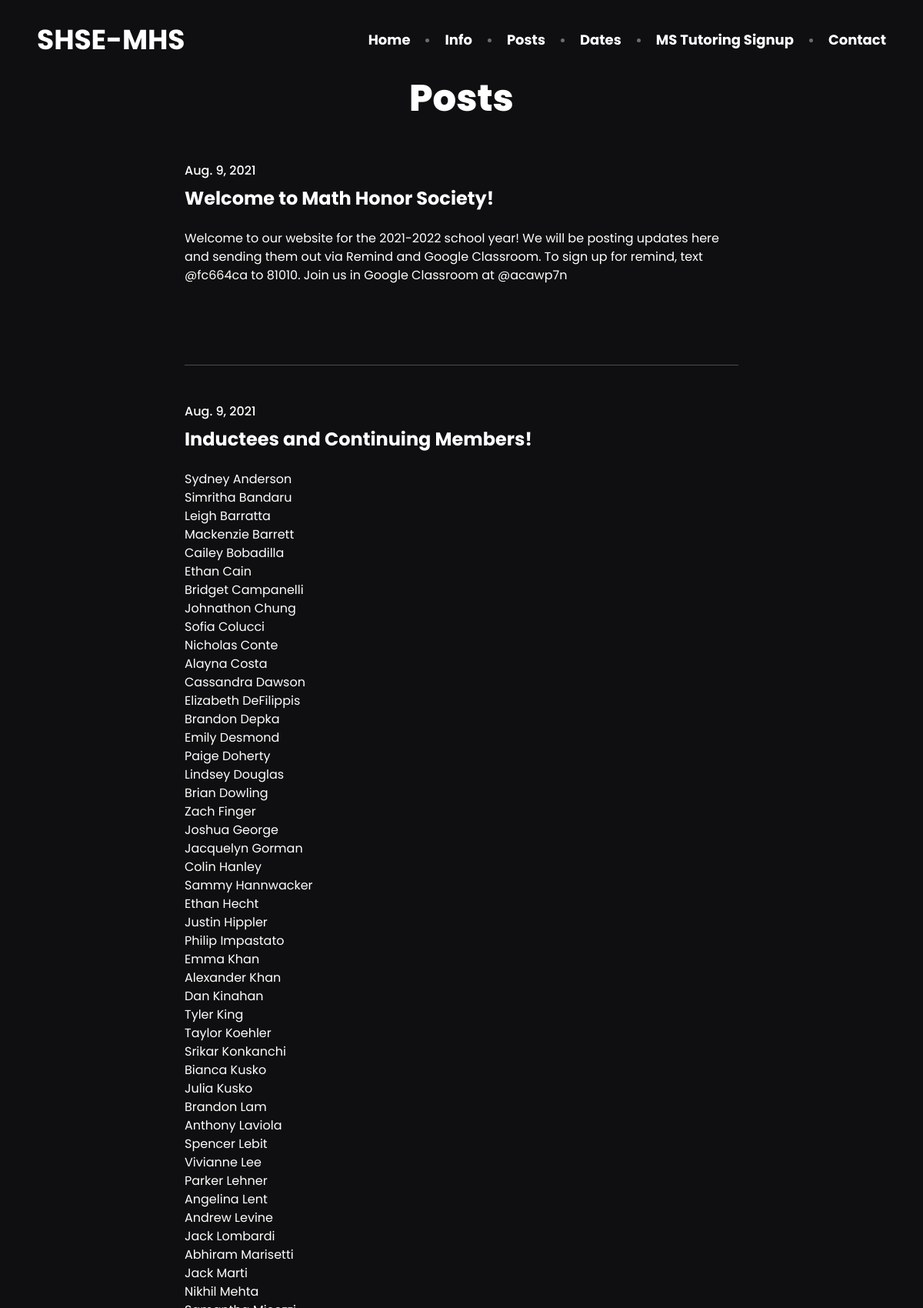
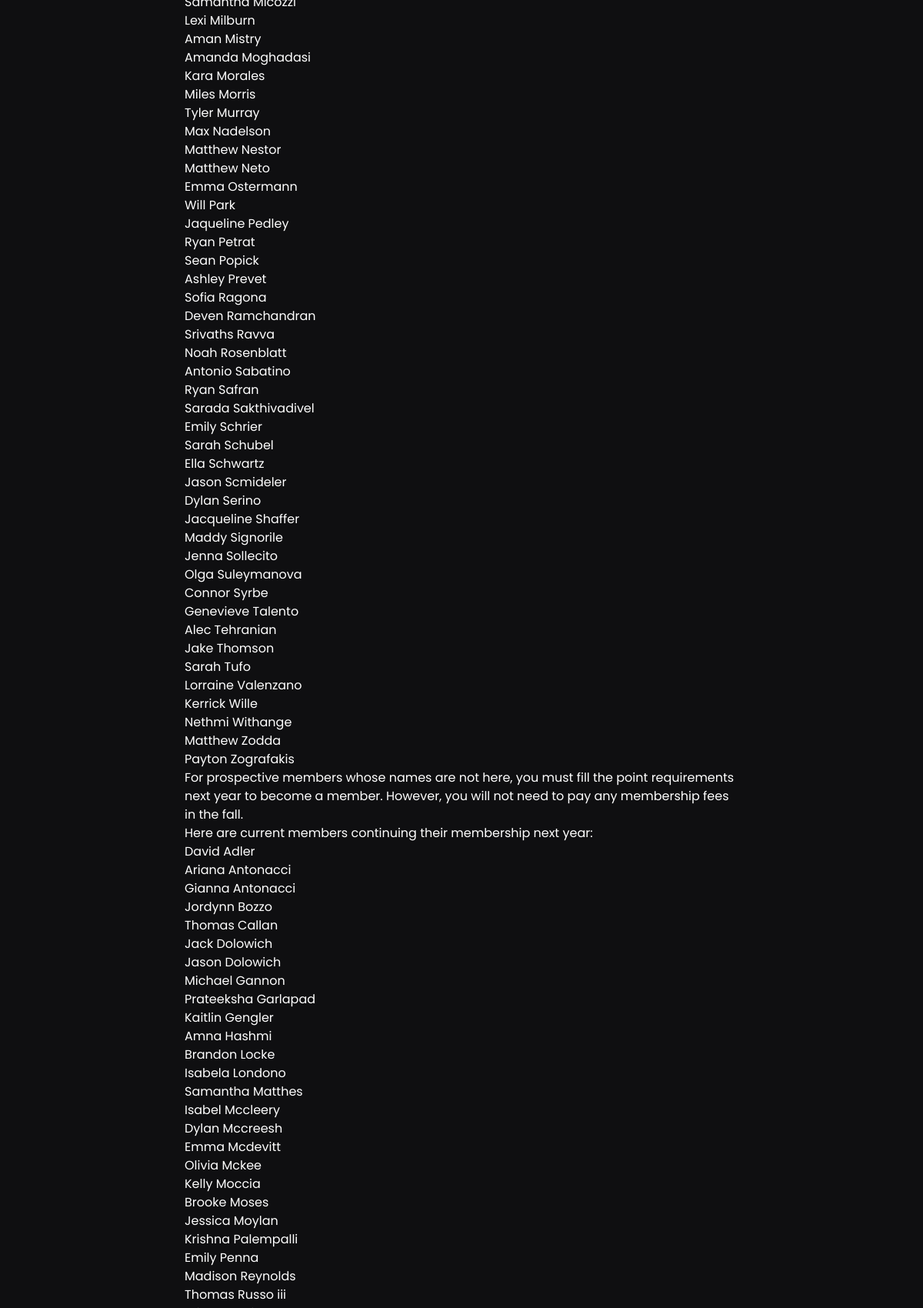
The page /announcements (upper part) on the database its author committed (2 pictures, top to bottom).
### users/models.py (models this page shows, shortened)
class Announcement(models.Model):
    title = models.CharField(verbose_name="Title", max_length=254, blank=True)
    message = models.TextField(verbose_name='Message', max_length=10000)
    date = models.DateField(default=timezone.now)
    announcementID = models.IntegerField()
    class Meta:
         verbose_name = "Announcement"
         verbose_name_plural = "Announcements"

### users/views.py (the view)
# urls.py: path('announcements', views.Announcements.as_view(), name='announcements'),
class Announcements(ListView):
    model = Announcement
    template_name = 'users/announcement'  # <app>/<model>_<viewtype>.html
    context_object_name = 'announcements'
    ordering = ['date']
    paginate_by = 5

### users/templates/users/announcement_list.html (shortened to what this page needs)
{% extends 'users/base.html' %}
{%block content%}
<h2
   class="relative text-4xl font-extrabold tracking-normal sm:text-5xl text-white text-center">
   Posts</h2>
<div class='mt-10'>
   {% for a in announcements %}
   <div class="max-w-3xl mx-auto px-4 sm:px-6 xl:max-w-5xl xl:px-0" data-aos="smooth"
      data-aos-easing="ease-in-out-cubic">
      <main>
         <div class="divide-y divide-gray-200">
            <ul class="divide-y divide-gray-200">
               <li class="py-12">
                  <article class="space-y-2 xl:grid xl:grid-cols-4 xl:space-y-0 xl:items-baseline">
                     <dl>
                        <dd class=" text-white text-base font-medium text-gray-500"><time
                              dateTime="2021-07-29T12:00:00.000Z">{{a.date}}</time></dd>
                     </dl>
                     <div class="space-y-5 xl:col-span-3">
                        <div class="space-y-6">
                           <h2 class="text-2xl font-bold font-semibold text-black text-left flex-auto text-white">
                              {{a.title}}</h2>
                           <div class="prose max-w-none text-gray-500">
                              <div class="prose max-w-none text-white">
                                 <p>{{a.message|linebreaks}}</p>
                              </div>
                           </div>
                        </div>
                     </div>
                  </article>
               </li>
            </ul>
            <hr class='bg-white mt-14'>
         </div>
   </div>
   {% endfor %}
   {%endblock content%}

### users/static/users/css/index.css (style rules this page uses)
[data-aos="smooth"] { opacity: 0; transition-property: transform; }
[data-aos="smooth"].aos-animate { opacity: 1; -webkit-animation: slide-top 0.5s cubic-bezier(0.250, 0.460, 0.450, 0.940) both; animation: slide-top 0.5s cubic-bezier(0.250, 0.460, 0.450, 0.940) both; }

### rows shown on the page
Announcement: date "Aug. 9, 2021", title "Welcome to Math Honor Society!", message "Welcome to our website for the 2021-2022 school year! We will be posting updates here and sending them out via Remind and Google Classroom. To sign up for remind, text @fc664ca to 81010. Join us in Google Classroom at @acawp7n"
Announcement: date "Aug. 9, 2021", title "Inductees and Continuing Members!", message "Sydney Anderson Simritha Bandaru Leigh Barratta Mackenzie Barrett Cailey Bobadilla Ethan Cain Bridget Campanelli Johnathon Chung Sofia Colucci Nicholas Conte Alayna Costa Cassandra Dawson Elizabeth DeFilippis Brandon Depka Emily Desmond Paige Doherty Lindsey Douglas Brian Dowling Zach Finger Joshua George Jacquelyn Gorman Colin Hanley Sammy Hannwacker Ethan Hecht Justin Hippler Philip Impastato Emma Khan Alexander Khan Dan Kinahan Tyler King Taylor Koehler Srikar Konkanchi Bianca Kusko Julia Kusko Brandon Lam Anthony Laviola Spencer Lebit Vivianne Lee Parker Lehner Angelina Lent Andrew Levine Jack Lombardi Abhiram Marisetti Jack Marti Nikhil Mehta Samantha Micozzi Lexi Milburn Aman Mistry…"
